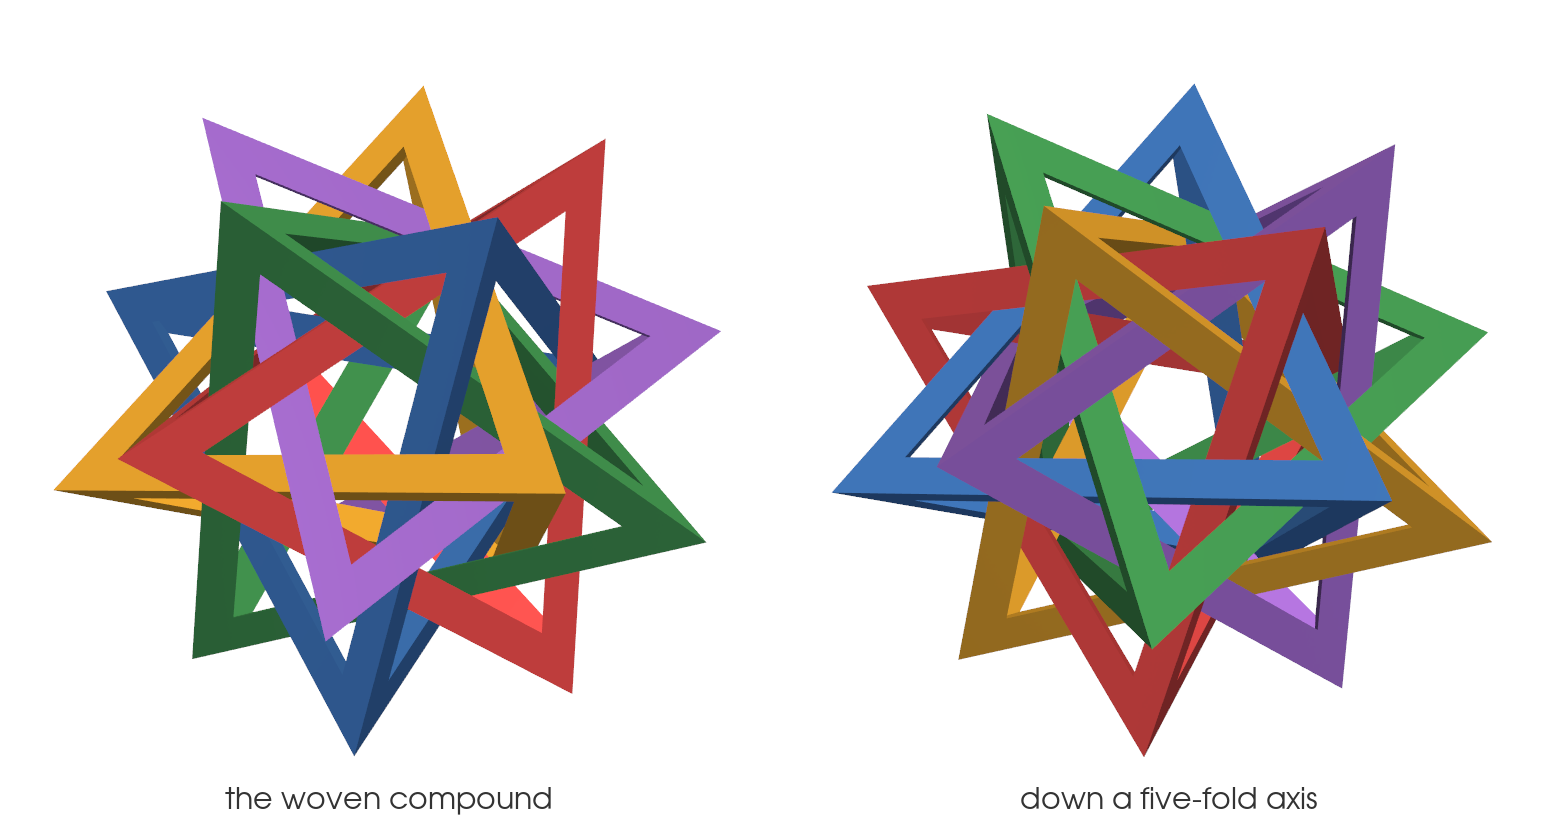

Generate this figure with Python:
#!/usr/bin/env python3
"""Five intersecting tetrahedra -- printable compound of woven tetrahedral frames.

Geometry
--------
The 20 vertices of a dodecahedron split into five sets of four, each set a regular
tetrahedron; the five tetrahedra together are the classic chiral compound. Turning each
solid tetrahedron into a *frame* (six beams along its edges) lets the five pass through
one another without intersecting -- the woven object built in modular origami from Francis
Ow's 60-degree unit.

Each beam is the intersection of six half-spaces: the four face planes of its tetrahedron
(the two faces meeting at the beam's edge form its outer surfaces, the two opposite faces
miter its ends) plus one inner plane. That gives a triangular-section wedge with its ridge
on the tetrahedron edge and a flat inner face -- the same cross-section the folded paper
unit produces. The single free parameter is `m`, the width of the strip the beam occupies
on each face.

`m` is solved for, not assumed: an LP over every pair of beams belonging to different
tetrahedra finds the width at which the frames jam. That limit is m* = L/12.09 (L = the
tetrahedron edge), which is why Ow's unit folded from 1x3 paper -- frame width L/12 --
is the width that works. Backing off from m* by a printer clearance gives the woven STL;
pushing past it fuses the five frames into one rigid solid.

Size
----
The dodecahedron is the one in projects/platonic_solid_frames, sized on the shared grid
(lib/sacred_grid.py): corners on a 127.3 mm sphere, so each tetrahedron's edge is the grid
cube's face diagonal, 103.9 mm. The 150 mm originals are in _legacy/.

Outputs
-------
five_intersecting_tetrahedra.stl         five free interlocked frames (print-in-place)
five_intersecting_tetrahedra_rigid.stl   the same compound welded into one solid
five_intersecting_tetrahedra.png         preview
"""

import itertools
import os
import sys
import tempfile

import numpy as np
from scipy.optimize import linprog
from scipy.spatial import ConvexHull, HalfspaceIntersection
from scipy.spatial.transform import Rotation

sys.path.insert(0, os.path.join(os.path.dirname(os.path.abspath(__file__)), "..", "..", "lib"))
import sacred_grid  # noqa: E402

# ---------------------------------------------------------------- parameters

UNIT = sacred_grid.UNIT   # mm per unit of dodeca_vertices(): circumradius sqrt(3) -> 63.6 mm
GAP = 0.8          # clearance between neighbouring frames in the woven version, mm
WELD = 1.6          # interference between frames in the rigid version, mm
FIVEFOLD_UP = True  # stand the compound on a dodecahedron face (five vertices on the bed)

PHI = (1 + 5 ** 0.5) / 2
EDGES = list(itertools.combinations(range(4), 2))
FACES = list(itertools.combinations(range(4), 3))

# The two chiral partitions of the 20 dodecahedron vertices into five regular tetrahedra
# (enumerated in five_tetrahedra combinatorics; there are exactly ten such tetrahedra and
# exactly two partitions, mirror images of one another). Index into dodeca_vertices().
TETRAHEDRA = [(0, 3, 5, 6), (1, 8, 12, 19), (2, 9, 16, 17),
              (4, 10, 11, 18), (7, 13, 14, 15)]

FRAME_COLORS = ['#d64545', '#3f8f4f', '#3b6fb6', '#d99b2c', '#8b5cb8']


# ---------------------------------------------------------------- geometry

def dodeca_vertices():
    """The 20 vertices of a dodecahedron: circumradius sqrt(3), bounding box 2*phi."""
    v = [(a, b, c) for a in (-1, 1) for b in (-1, 1) for c in (-1, 1)]
    for s in (-1, 1):
        for t in (-1, 1):
            v.append((0, s / PHI, t * PHI))
            v.append((s / PHI, t * PHI, 0))
            v.append((s * PHI, 0, t / PHI))
    return np.array(v, float)


def tet_face_halfspaces(P):
    """Outward unit normals and offsets of the four faces of tetrahedron P (A x <= b)."""
    centre = P.mean(0)
    A, b = [], []
    for tri in FACES:
        p0, p1, p2 = P[list(tri)]
        n = np.cross(p1 - p0, p2 - p0)
        n /= np.linalg.norm(n)
        if n @ (p0 - centre) < 0:
            n = -n
        A.append(n)
        b.append(n @ p0)
    return A, b


def beam_halfspaces(P, i, j, m):
    """Half-spaces of the frame beam along edge (i, j) of tetrahedron P.

    Four tetrahedron faces plus one inner plane. The inner plane is parallel to the edge
    and passes through the two lines lying at in-plane distance `m` from the edge on the
    two adjacent faces, so the section is a triangle of ridge-to-inner-face depth
    m * cos(dihedral/2) = 0.8165 m.
    """
    A, b = tet_face_halfspaces(P)
    e = P[j] - P[i]
    e = e / np.linalg.norm(e)
    perps = []
    for k in range(4):                       # the two faces containing both i and j
        if k in (i, j):
            continue
        u = P[k] - P[i]
        u = u - (u @ e) * e                  # in-plane, perpendicular to the edge, inward
        perps.append(u / np.linalg.norm(u))
    n = perps[0] + perps[1]
    n /= np.linalg.norm(n)
    A.append(n)
    b.append(n @ P[i] + m * (n @ perps[0]))
    return np.array(A), np.array(b)


def all_beams(V, m):
    """(frame index, A, b) for all 30 beams of the compound."""
    return [(t, *beam_halfspaces(V[list(tet)], i, j, m))
            for t, tet in enumerate(TETRAHEDRA) for (i, j) in EDGES]


# ---------------------------------------------------------------- width solver

def pair_slack(A1, b1, A2, b2):
    """max s over x with a.x + s <= b for both polytopes, all |a| = 1.

    s > 0 means the two beams overlap; s < 0 means they are separated and the true
    distance between them is at least -2s (offsetting half-spaces outward by t grows a
    polytope to at least its radius-t Minkowski sum, so the bound is conservative).
    """
    A = np.vstack([A1, A2])
    b = np.concatenate([b1, b2])
    res = linprog(c=[0, 0, 0, -1], A_ub=np.hstack([A, np.ones((len(A), 1))]), b_ub=b,
                  bounds=[(None, None)] * 4)
    if res.status != 0:
        raise RuntimeError(f"clearance LP failed: {res.message}")
    return res.x[3]


def worst_gap(V, m):
    """Signed clearance between the closest pair of beams from different frames.

    Positive: guaranteed gap. Negative: depth of interference.
    """
    beams = all_beams(V, m)
    s = max(pair_slack(A1, b1, A2, b2)
            for (ta, A1, b1), (tb, A2, b2) in itertools.combinations(beams, 2)
            if ta != tb)
    return -2 * s


def solve_width(V, target_gap, lo=None, hi=None, iters=34):
    """Beam width `m` whose closest cross-frame clearance equals `target_gap`."""
    L = np.linalg.norm(V[TETRAHEDRA[0][0]] - V[TETRAHEDRA[0][1]])
    lo = L / 60 if lo is None else lo
    hi = L / 6 if hi is None else hi
    for _ in range(iters):
        mid = (lo + hi) / 2
        if worst_gap(V, mid) > target_gap:
            lo = mid
        else:
            hi = mid
    return (lo + hi) / 2


# ---------------------------------------------------------------- solid construction

def polytope_faces(A, b, tol=1e-7):
    """Vertices and outward-wound face loops of the bounded polytope {A x <= b}."""
    res = linprog(c=[0, 0, 0, -1], A_ub=np.hstack([A, np.ones((len(A), 1))]), b_ub=b,
                  bounds=[(None, None)] * 4)
    centre, inradius = res.x[:3], res.x[3]
    if inradius <= tol:
        raise RuntimeError(f"degenerate beam (inradius {inradius:.3g})")
    verts = HalfspaceIntersection(np.hstack([A, -b[:, None]]), centre).intersections

    loops = []
    for n, off in zip(A, b):
        on = np.flatnonzero(np.abs(verts @ n - off) < 1e-6)
        if len(on) < 3:
            continue
        u = np.cross(n, [0, 0, 1.0])
        if np.linalg.norm(u) < 0.1:
            u = np.cross(n, [1.0, 0, 0])
        u /= np.linalg.norm(u)
        w = np.cross(n, u)
        d = verts[on] - verts[on].mean(0)
        loops.append(on[np.argsort(np.arctan2(d @ w, d @ u))])   # CCW seen from outside
    return verts, loops


def make_solid(A, b):
    """One beam as an exact OCCT solid built from its planar faces."""
    from build123d import Face, Shell, Solid, Vector, Wire
    verts, loops = polytope_faces(A, b)
    faces = [Face(Wire.make_polygon([Vector(*verts[k]) for k in loop], close=True))
             for loop in loops]
    solid = Solid(Shell(faces))
    if solid.volume <= 0:
        raise RuntimeError("beam solid has non-positive volume")
    return solid


def build_frames(V, m):
    """One fused OCCT solid per tetrahedral frame."""
    frames = []
    for tet in TETRAHEDRA:
        P = V[list(tet)]
        beams = [make_solid(*beam_halfspaces(P, i, j, m)) for (i, j) in EDGES]
        frame = beams[0]
        for beam in beams[1:]:
            frame = frame + beam
        frames.append(frame.clean())
    return frames


# ---------------------------------------------------------------- placement

def orientation():
    """Rotation standing the compound on a dodecahedron face.

    A face normal is a five-fold axis, so pointing one straight down puts that face's five
    vertices -- five frame tips, one from each tetrahedron -- on the bed in a pentagon.
    All twelve faces are equivalent under the compound's rotation group, so any will do.
    """
    if not FIVEFOLD_UP:
        return np.eye(3)
    V = dodeca_vertices()
    normals = np.unique(np.round(ConvexHull(V).equations[:, :3], 6), axis=0)
    assert len(normals) == 12, f"expected 12 dodecahedron faces, got {len(normals)}"
    R, _ = Rotation.align_vectors([[0, 0, -1.0]], [normals[0]])
    return R.as_matrix()


def placed_vertices():
    """Dodecahedron vertices rotated to the print orientation, at the grid's size."""
    return dodeca_vertices() @ orientation().T * UNIT


# ---------------------------------------------------------------- output

def export(frames, path, fuse):
    """Export frames as one STL; `fuse` welds them into a single connected solid."""
    import trimesh
    from build123d import export_stl

    meshes = []
    with tempfile.TemporaryDirectory() as tmp:
        parts = frames
        if fuse:
            whole = parts[0]
            for p in parts[1:]:
                whole = whole + p
            parts = [whole.clean()]
        for k, part in enumerate(parts):
            f = os.path.join(tmp, f"part{k}.stl")
            export_stl(part, f, tolerance=1e-3, angular_tolerance=0.1)
            meshes.append(trimesh.load(f))
    combined = trimesh.util.concatenate(meshes)
    combined.export(path)
    return meshes, combined


def render(frame_meshes, path):
    """Two-view preview, one colour per tetrahedron (z-buffered, so the weave reads)."""
    import pyvista as pv
    pv.OFF_SCREEN = True

    allv = np.concatenate([m.vertices for m in frame_meshes])
    centre = allv.mean(0)
    d = 3.1 * float((allv.max(0) - allv.min(0)).max())
    views = [("the woven compound", np.array([0.86, -0.98, 0.62])),
             ("down a five-fold axis", np.array([0.0, 0.0, 1.0]))]

    plotter = pv.Plotter(shape=(1, 2), window_size=(1560, 820),
                         off_screen=True, border=False)
    for col, (title, direction) in enumerate(views):
        plotter.subplot(0, col)
        for mesh, color in zip(frame_meshes, FRAME_COLORS):
            plotter.add_mesh(pv.wrap(mesh), color=color, smooth_shading=False,
                             specular=0.25, specular_power=12, ambient=0.22)
        eye = centre + d * direction / np.linalg.norm(direction)
        up = (0, 1, 0) if direction[2] > 0.99 else (0, 0, 1)
        plotter.camera_position = [tuple(eye), tuple(centre), up]
        plotter.camera.zoom(1.35)
        plotter.add_text(title, position='lower_edge', font_size=13, color='#333333')
    plotter.set_background('white')
    plotter.screenshot(path)
    plotter.close()


# ---------------------------------------------------------------- interlock check

def linking_number(loop_a, loop_b, view):
    """Linking number of two closed polylines, from signed crossings in projection."""
    u = np.cross(view, [1.0, 0, 0])
    if np.linalg.norm(u) < 0.3:
        u = np.cross(view, [0, 1.0, 0])
    u /= np.linalg.norm(u)
    basis = np.array([u, np.cross(view, u)])

    def segments(loop):
        return [(loop[i], loop[(i + 1) % len(loop)]) for i in range(len(loop))]

    def cross2(a, b):
        return a[0] * b[1] - a[1] * b[0]

    total = 0.0
    for p0, p1 in segments(loop_a):
        for q0, q1 in segments(loop_b):
            a0, a1, b0, b1 = (basis @ p for p in (p0, p1, q0, q1))
            r, s = a1 - a0, b1 - b0
            den = cross2(r, s)
            if abs(den) < 1e-9:
                raise RuntimeError("degenerate projection direction")
            t, v = cross2(b0 - a0, s) / den, cross2(b0 - a0, r) / den
            if not (1e-9 < t < 1 - 1e-9 and 1e-9 < v < 1 - 1e-9):
                continue
            za = (p0 + t * (p1 - p0)) @ view
            zb = (q0 + v * (q1 - q0)) @ view
            total += np.sign(den) if za > zb else -np.sign(den)
    return total / 2


def check_interlock(V):
    """Every pair of frames must be linked, or the compound would fall apart.

    Each frame carries four triangular cycles (its faces). Two frames are inseparable if
    any cycle of one has non-zero linking number with a cycle of the other.
    """
    view = np.array([0.31, 0.57, 0.76])
    view /= np.linalg.norm(view)
    cycles = [(t, V[list(tri)]) for t, tet in enumerate(TETRAHEDRA)
              for tri in itertools.combinations(tet, 3)]
    linked = {}
    for (ta, la), (tb, lb) in itertools.combinations(cycles, 2):
        if ta != tb and linking_number(la, lb, view) != 0:
            linked[ta, tb] = linked.get((ta, tb), 0) + 1
    pairs = list(itertools.combinations(range(len(TETRAHEDRA)), 2))
    missing = [p for p in pairs if p not in linked]
    if missing:
        raise RuntimeError(f"frames not interlocked: {missing}")
    return len(pairs), min(linked.values())


# ---------------------------------------------------------------- main

def main():
    V = placed_vertices()
    L = np.linalg.norm(V[TETRAHEDRA[0][0]] - V[TETRAHEDRA[0][1]])
    m_max = solve_width(V, 0.0)
    n_pairs, n_cycles = check_interlock(V)
    print(f"tetrahedron edge      {L:.3f} mm")
    print(f"jamming beam width    m* = {m_max:.3f} mm = L/{L / m_max:.3f}"
          f"   (origami 1x3 unit: L/12)")
    print(f"interlock             all {n_pairs} frame pairs linked"
          f" ({n_cycles}+ linked cycle pairs each)")

    for tag, target, fuse in [("woven", GAP, False), ("rigid", -WELD, True)]:
        m = solve_width(V, target)
        gap = worst_gap(V, m)
        print(f"\n--- {tag} ---")
        print(f"beam width            {m:.3f} mm on each face  = L/{L / m:.2f}"
              f"   (depth {0.81650 * m:.3f} mm)")
        print(f"closest frame pair    {gap:+.3f} mm")

        frames = build_frames(V, m)
        suffix = "" if tag == "woven" else "_rigid"
        path = f"five_intersecting_tetrahedra{suffix}.stl"
        meshes, combined = export(frames, path, fuse)

        lo = combined.bounds[0]
        combined.apply_translation([0, 0, -lo[2]])           # sit on the bed
        combined.export(path)
        ext = combined.extents
        print(f"{path}")
        print(f"  bodies {len(combined.split(only_watertight=False))}"
              f"  triangles {len(combined.faces)}"
              f"  watertight {combined.is_watertight}")
        print(f"  extents {ext[0]:.2f} x {ext[1]:.2f} x {ext[2]:.2f} mm"
              f"   volume {combined.volume / 1000:.1f} cm^3")
        feet = combined.vertices[combined.vertices[:, 2] < 0.05]
        span = np.linalg.norm(feet[:, :2] - feet[:, :2].mean(0), axis=1)
        print(f"  bed contact: {len(feet)} frame tips on a"
              f" {2 * span.max():.1f} mm circle")
        if tag == "woven":
            for k, fm in enumerate(meshes):
                assert fm.is_watertight, f"frame {k} not watertight"
            print(f"  every frame watertight, volume/frame"
                  f" {meshes[0].volume / 1000:.2f} cm^3")
            render([fm.copy().apply_translation([0, 0, -lo[2]]) for fm in meshes],
                   "five_intersecting_tetrahedra.png")
            print("  preview -> five_intersecting_tetrahedra.png")

        bed = 320.0
        assert (ext <= bed).all(), f"does not fit the {bed:.0f} mm bed"


if __name__ == "__main__":
    main()
